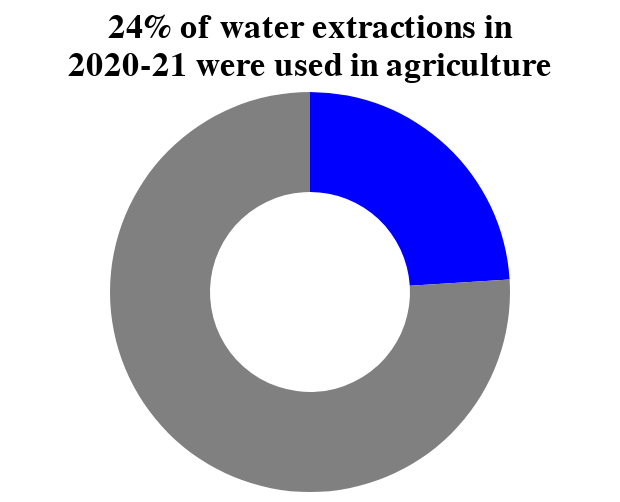

Write a Vega-Lite specification for this figure.
### Vega-Lite specification from a JSON file in a GitHub repository (floating-point values rounded to 4 significant figures)
{"$schema": "https://vega.github.io/schema/vega-lite/v5.json", "description": "A simple donut chart with embedded data.", "width": 300, "height": 200, "title": {"text": ["24% of water extractions in", "2020-21 were used in agriculture"], "align": "center", "font": "Tahoma", "fontSize": 17}, "config": {"view": {"stroke": "transparent"}}, "background": null, "data": {"values": [{"category": "Agriculture", "value": 24, "color": "blue"}, {"category": "other", "value": 76, "color": "grey"}]}, "params": [{"name": "highlight", "select": {"type": "point", "on": "pointerover"}}, {"name": "select", "select": "point"}], "mark": {"type": "arc", "innerRadius": 50}, "encoding": {"theta": {"field": "value", "type": "quantitative"}, "color": {"field": "category", "type": "nominal", "scale": {"range": ["blue", "grey"]}, "legend": null}, "tooltip": [{"field": "category", "type": "nominal"}, {"field": "value", "type": "quantitative", "title": "Percentage of water used"}], "fillOpacity": {"condition": {"param": "select", "value": 1}, "value": 0.3}, "strokeWidth": {"condition": [{"param": "select", "empty": false, "value": 2}, {"param": "highlight", "empty": false, "value": 1}], "value": 0}}}
